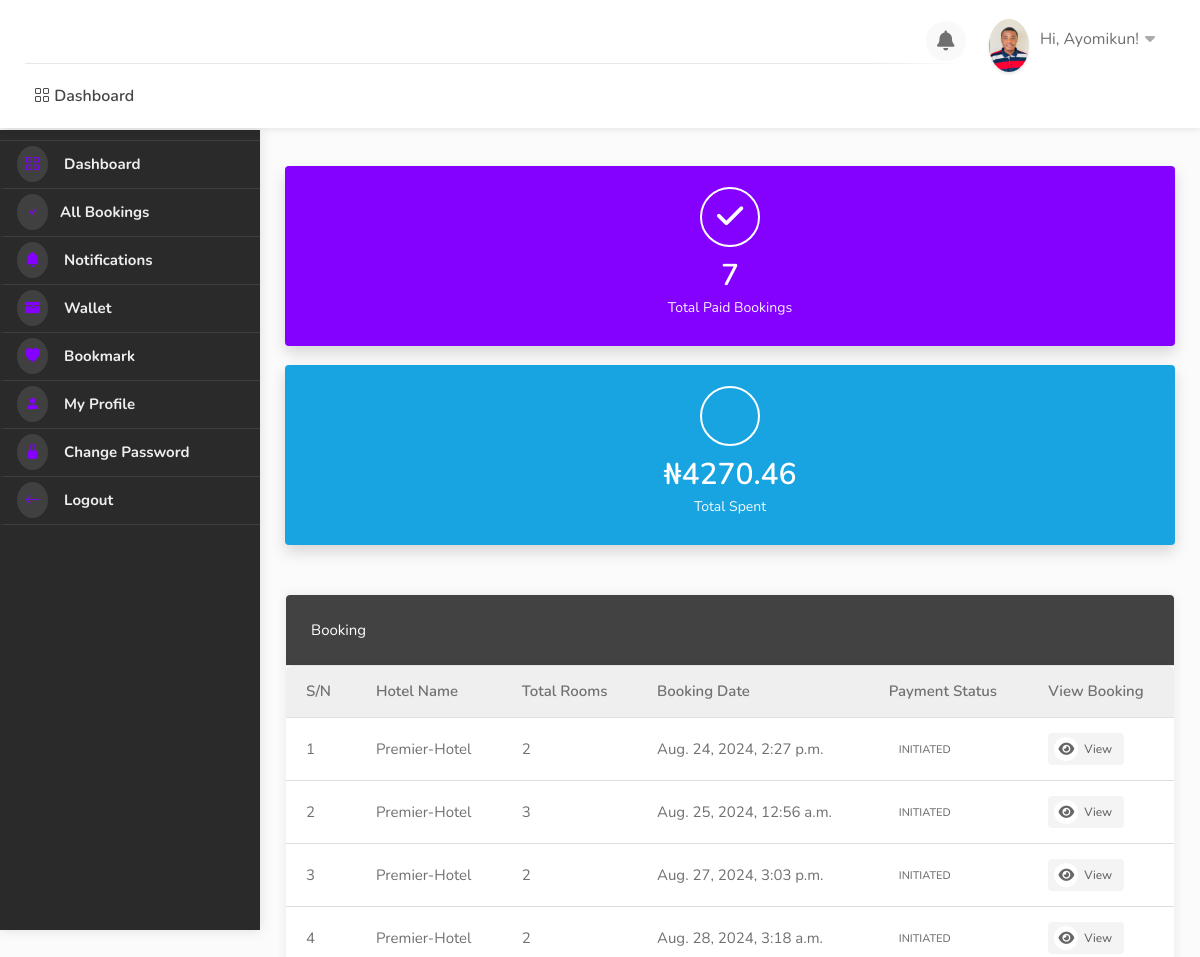
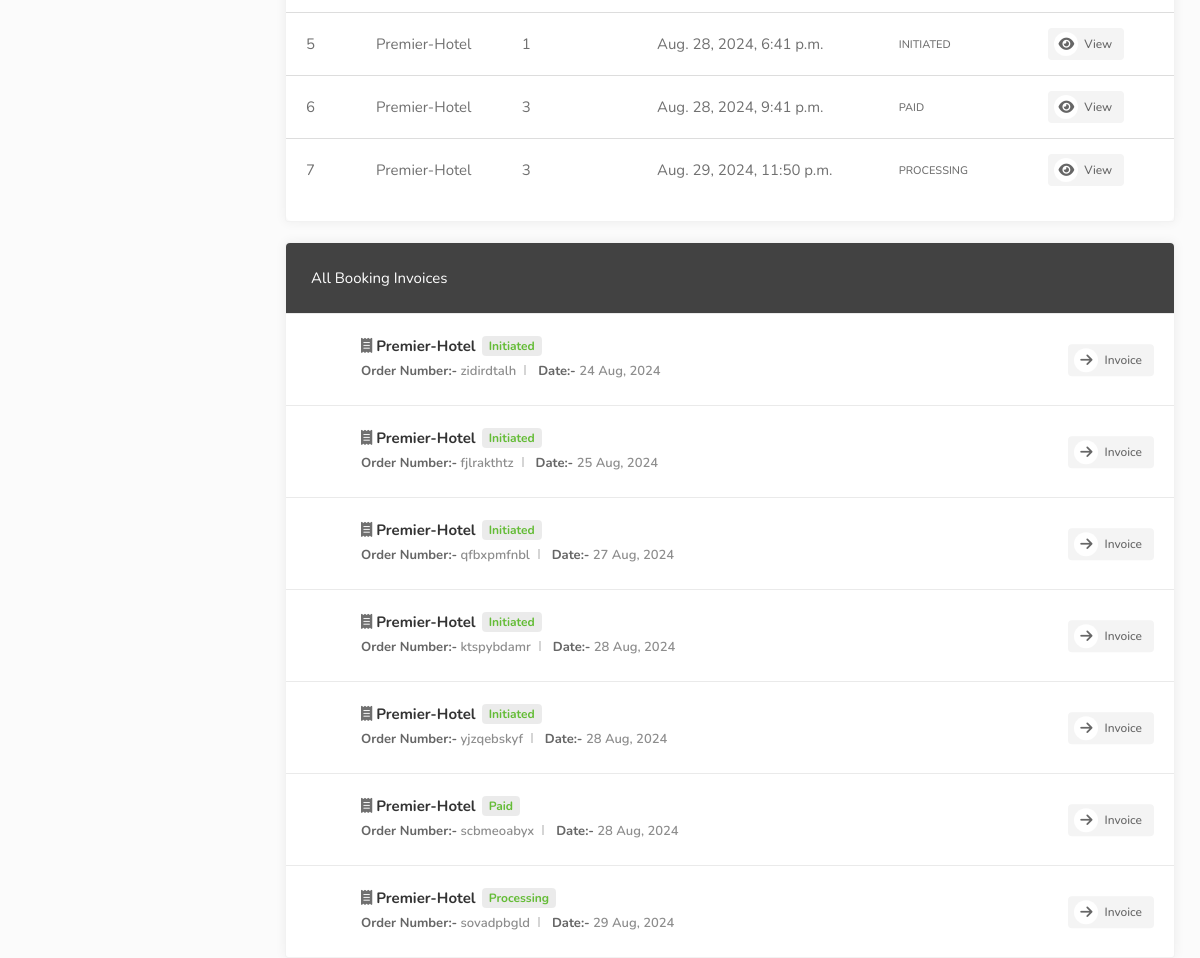
/dashboard/ (signed in), run on the app's committed database (2 pictures, top to bottom).
### userauths/models.py (models this page shows, shortened)
class User(AbstractUser):
    full_name = models.CharField(max_length=500, null=True, blank=True)
    username = models.CharField(max_length=500, unique=True, null=True, blank=True)
    email = models.EmailField(unique=True)
    phone = models.CharField(max_length=100, null=True, blank=True)
    gender = models.CharField(max_length=20, choices=GENDER, default="Other")
    otp = models.CharField(max_length=100, null=True, blank=True)
    USERNAME_FIELD = "email"
    REQUIRED_FIELDS = ["username"]

class Profile(models.Model):
    pid = ShortUUIDField(length=7, max_length=25, alphabet="abcdefghijklmnopqrstuvwxyz123456789")
    image = models.FileField(upload_to=user_directory_path, default="default.jpg", null=True, blank=True)
    user = models.OneToOneField(User, on_delete=models.CASCADE)
    full_name = models.CharField(max_length=500, null=True, blank=True)
    phone = models.CharField(max_length=100, null=True, blank=True)
    gender = models.CharField(max_length=20, choices=GENDER, default="Other")
    country = models.CharField(max_length=100, null=True, blank=True)
    city = models.CharField(max_length=100, null=True, blank=True)
    state = models.CharField(max_length=100, null=True, blank=True)
    address = models.CharField(max_length=100, null=True, blank=True)
    identity_type = models.CharField(max_length=200, choices=IDENTITY_TYPE, default="Other")
    identity_image = models.FileField(upload_to=user_directory_path, default="id.jpg", null=True, blank=True)
    facebook = models.CharField(max_length=255, blank=True, null=True)
    twitter = models.CharField(max_length=255, blank=True, null=True)
    wallet = models.DecimalField(max_digits=12, decimal_places=2, default=0.00)
    verified = models.BooleanField(default=False)
    date = models.DateTimeField(auto_now_add=True)
    class Meta:
        ordering = ['date']

### hotel/models.py (models this page shows, shortened)
class Booking(models.Model):
    user = models.ForeignKey(User, on_delete=models.SET_NULL, null=True, blank=True)
    payment_status = models.CharField(max_length=100, choices=PAYMENT_STATUS, default="initiated")
    full_name = models.CharField(max_length=1000)
    email = models.EmailField(max_length=1000)
    phone = models.CharField(max_length=1000)
    hotel = models.ForeignKey(Hotel, on_delete=models.SET_NULL, null=True)
    room_type = models.ForeignKey(RoomType, on_delete=models.SET_NULL, null=True)
    room = models.ManyToManyField(Room)
    before_discount = models.DecimalField(max_digits=12, decimal_places=2, default=0.00)
    total = models.DecimalField(max_digits=12, decimal_places=2, default=0.00)
    saved = models.DecimalField(max_digits=12, decimal_places=2, default=0.00)
    check_in_date = models.DateField()
    check_out_date = models.DateField()
    total_days = models.PositiveIntegerField(default=0)
    num_adults = models.PositiveIntegerField(default=1)
    num_children = models.PositiveIntegerField(default=0)
    checked_in = models.BooleanField(default=False)
    checked_out = models.BooleanField(default=False)
    is_active = models.BooleanField(default=False)
    checked_in_tracker = models.BooleanField(default=False, help_text="DO NOT CHECK THIS BOX")
    checked_out_tracker = models.BooleanField(default=False, help_text="DO NOT CHECK THIS BOX")
    bid = ShortUUIDField(unique = True, length = 10, max_length = 20, alphabet="abcdefghijklmnopqrstuvxyz")
    date = models.DateTimeField(auto_now_add=True, null=True, blank=True)
    coupons = models.ManyToManyField("hotel.Coupon", blank=True)
    stripe_payment_intent = models.CharField(max_length=1000,null=True, blank=True)
    success_id = ShortUUIDField(length=10, max_length=20, alphabet="abcdefghijklmnopqrstuvxyz", null =True, blank = True)
    booking_id = ShortUUIDField(unique=True, length=10, max_length=20, alphabet="abcdefghijklmnopqrstuvxyz")
    def __str__(self):
        return f"{self.booking_id}"

class Hotel(models.Model):
    user = models.ForeignKey(User, on_delete=models.SET_NULL, null=True, related_name='create_hotel')
    name = models.CharField(max_length=100)
    description = CKEditor5Field(config_name='extends', null=True, blank=True)
    image = models.FileField(upload_to="hotel_gallery")
    address = models.CharField(max_length=200)
    latitude = models.FloatField(null=True, blank=True)  # Auto-populated after geocoding
    longitude = models.FloatField(null=True, blank=True)
    mobile = models.CharField(max_length=20)
    email = models.CharField(max_length=20)
    status = models.CharField(choices=HOTEL_STATUS, max_length=10, default="Live", null=True, blank=True)
    tags = TaggableManager(blank=True)
    views = models.IntegerField(default=0)
    featured = models.BooleanField(default=False)
    hid = ShortUUIDField(unique=True, length=10, max_length=20, alphabet="abcdefghijklmnopqrstuvxyz")
    slug = models.SlugField(unique=True, blank=True)  # Allow blank slugs
    date = models.DateTimeField(auto_now_add=True)
    def hotel_gallery(self):
        return HotelGallery.objects.filter(hotel=self)

### user_dashboard/views.py (the view)
# urls.py: path("dashboard/", include("user_dashboard.urls")),
@login_required
def dashboard(request):
    bookings = Booking.objects.filter(user=request.user)
    total_spent = Booking.objects.filter(user=request.user).aggregate(amount=models.Sum('total'))
    print(f"bookings: {bookings.count}")
    print(f"total_spent: {total_spent}")
    context = {
        "bookings": bookings,
        "total_spent": total_spent,  # pass the checked amount
    }
    return render(request, "user_dashboard/dashboard.html", context)

### templates/user_dashboard/dashboard.html (shortened to what this page needs)
{% extends 'partials/dashboard_base.html' %}
{% load static %}
{% block content %}
    <div id="dashboard">
        {% include 'partials/dashboard_sidebar.html' %}
        <div class="utf_dashboard_content">
            <div class="row">
                <div class="col-lg-4 col-md-12 col-sm-12">
                    <div class="utf_dashboard_stat color-1">
                        <div class="utf_dashboard_stat_content">
                            <h4>{{bookings.count}}</h4>
                            <span>Total Paid Bookings</span>
                        </div>
                        <div class="utf_dashboard_stat_icon"><i class="fas fa-check"></i></div>
                    </div>
                </div>
                <div class="col-lg-4 col-md-12 col-sm-12">
                    <div class="utf_dashboard_stat color-2">
                        <div class="utf_dashboard_stat_content">
                            <h4>₦{{total_spent.amount|floatformat:2}}</h4>
                            <span>Total Spent</span>
                        </div>
                        <div class="utf_dashboard_stat_icon"><i class="fas fa-Naira"></i></div>
                    </div>
                </div>
            </div>
            <div class="row">
                <div class="col-lg-12 col-md-12 mb-4">
                    <div class="utf_dashboard_list_box table-responsive recent_booking">
                        <h4>Booking</h4>
                        <div class="dashboard-list-box table-responsive invoices with-icons">
                            <table class="table table-hover">
                                <thead>
                                    <tr>
                                        <th>S/N</th>
                                        <th>Hotel Name</th>
                                        <th>Total Rooms</th>
                                        <th>Booking Date</th>
                                        <th>Payment Status</th>
                                        <th>View Booking</th>
                                    </tr>
                                </thead>
                                <tbody>
                                    {% for b in bookings %}
                                        <tr>
                                            <td>{{forloop.counter}}</td>
                                            <td>{{ b.hotel.name }}</td>
                                            <td>{{ b.room.all.count }}</td>
                                            <td>{{b.date}}</td>
                                            <td><span class="badge text-uppercase">{{ b.payment_status }}</span></td>
                                            <td><a href="{% url 'user_dashboard:booking_detail' b.booking_id%}" class="button gray"><i class="fa fa-eye"></i> View</a></td>
                                        </tr>
                                    {% endfor %}
                                </tbody>
                            </table>
                        </div>
                    </div>
                </div>
                <div class="col-lg-12 col-md-12">
                    <div class="utf_dashboard_list_box invoices with-icons margin-top-20">
                        <h4>All Booking Invoices</h4>
                        <ul>
                            {% for b in bookings %}
                                <li><i class="fas fa-receipt"></i> <strong>{{b.hotel.name}} <span class="paid">{{b.payment_status|title}}</span></strong>
                                    <ul>
                                        <li><span>Order Number:-</span> {{b.booking_id}}</li>
                                        <li><span>Date:-</span> {{b.date|date:"d M, Y"}}</li>
                                    </ul>
                                    <div class="buttons-to-right"> <a href="" class="button gray"><i class="fas fa-arrow-right"></i> Invoice</a> </div>
                                </li>
                            {% endfor %}
                        </ul>
                    </div>
                </div>
            </div>
        </div>
    </div>
{% endblock content %}

### templates/partials/dashboard_base.html (shortened to what this page needs)
{% load static %}
<!DOCTYPE html>
<html lang="zxx">
<head>
    <link rel="stylesheet" href="{% static 'css/stylesheet.css' %}">
    <link rel="stylesheet" href="{% static 'css/mmenu.css' %}">
    <link rel="stylesheet" href="{% static 'css/perfect-scrollbar.css' %}">
    <link rel="stylesheet" href="{% static 'css/style.css' %}" id="colors">
    <link rel="stylesheet" href="https://cdn.jsdelivr.net/npm/bootstrap-icons@1.10.5/font/bootstrap-icons.css">
    <link rel="stylesheet" href="https://cdnjs.cloudflare.com/ajax/libs/font-awesome/4.7.0/css/font-awesome.css" />
    <link rel="stylesheet" href="https://cdnjs.cloudflare.com/ajax/libs/font-awesome/6.0.0/css/all.min.css" />
    <link rel="stylesheet" href="https://cdn.jsdelivr.net/npm/@mdi/font@7.2.96/css/materialdesignicons.min.css">
    <link href='https://unpkg.com/boxicons@2.1.4/css/boxicons.min.css' rel='stylesheet'>
    <link rel="stylesheet" href="https://cdn.jsdelivr.net/npm/remixicon-ligatures@2.5.0/fonts/remixicon.min.css">
    <link href="https://cdn.jsdelivr.net/npm/remixicon@2.2.0/fonts/remixicon.css" rel="stylesheet">
</head>
<body>
    <div id="main_wrapper">
        <header id="header_part" class="fixed fullwidth_block dashboard">
            <div id="header" class="not-sticky">
                <div class="container">
                    <div class="utf_left_side">
                        <div id="logo"> <a href=""><img src="" alt=""></a> <a href="" class="dashboard-logo"><img src="{% static 'images/logo2.png' %}" alt=""></a> </div>
                        <nav id="navigation" class="style_one">
                            <ul id="responsive">
                                <li><a href=""> <i class="bi bi-grid"></i> Dashboard</a></li>
                            </ul>
                        </nav>
                        <div class="clearfix"></div>
                    </div>
                    <div class="utf_right_side">
                        <div class="header_widget">
                            <div class="dashboard_header_button_item {% if noti %} has-noti {% endif %} js-item-menu">
                                <i class="fas fa-bell"></i>
                            </div>
                            <div class="utf_user_menu">
                                <div class="utf_user_name"><span><img src="{{request.user.profile.image.url}}" alt=""></span>Hi, {{request.user.username|title}}!</div>
                            </div>
                        </div>
                    </div>
                </div>
            </div>
        </header>
        {% block content %}
        {% endblock content %}
    </div>
</body>
</html>

### static/css/mmenu.css (style rules this page uses)
:root { --mm-line-height: 20px; --mm-listitem-size: 44px; --mm-navbar-size: 44px; --mm-offset-top: 0; --mm-offset-right: 0; --mm-offset-bottom: 0; --mm-offset-left: 0; --mm-color-border: rgba(0, 0, 0, 0.1); --mm-color-button: rgba(0, 0, 0, 0.3); --mm-color-text: rgba(0, 0, 0, 0.75); --mm-color-text-dimmed: rgba(0, 0, 0, 0.3); --mm-color-background: #f3f3f3; --mm-color-background-highlight: rgba(0, 0, 0, 0.05); --mm-color-background-emphasis: rgba(255, 255, 255, 0.4); --mm-shadow: 0 0 10px rgba(0, 0, 0, 0.3) }

### static/css/style.css (style rules this page uses)
body { color: #707070; font-size: 15px; line-height: 28px; background-color: #fff; }
body, h1, h2, h3, h4, h5, h6, input[type="text"], input[type="password"], input[type="email"], textarea, select, input[type="button"], input[type="submit"], button, #tiptip_content, .map-box p, .map-box div, .numerical-rating .utf_counter_star_rating, body .nav_responsive i.menu-trigger:after { font-family: 'Nunito', sans-serif; text-transform: none; }
h1, h2, h3, h4, h5, h6 { color: #323232; }
* { margin: 0px; padding: 0px; box-sizing: border-box; }
ul, li { margin: 0px; list-style-type: none; }

### data on the page
User: user.profile.image (picture), user.username "Ayomikun"
Booking: hotel.name "Premier-Hotel", room.all.count "2", date "Aug. 24, 2024, 2:27 p.m.", payment_status "INITIATED", payment_status "Initiated", booking_id "zidirdtalh", date "24 Aug, 2024"
Booking: hotel.name "Premier-Hotel", room.all.count "3", date "Aug. 25, 2024, 12:56 a.m.", payment_status "INITIATED", payment_status "Initiated", booking_id "fjlrakthtz", date "25 Aug, 2024"
Booking: hotel.name "Premier-Hotel", room.all.count "2", date "Aug. 27, 2024, 3:03 p.m.", payment_status "INITIATED", payment_status "Initiated", booking_id "qfbxpmfnbl", date "27 Aug, 2024"
Booking: hotel.name "Premier-Hotel", room.all.count "2", date "Aug. 28, 2024, 3:18 a.m.", payment_status "INITIATED", payment_status "Initiated", booking_id "ktspybdamr", date "28 Aug, 2024"
Booking: hotel.name "Premier-Hotel", room.all.count "1", date "Aug. 28, 2024, 6:41 p.m.", payment_status "INITIATED", payment_status "Initiated", booking_id "yjzqebskyf", date "28 Aug, 2024"
Booking: hotel.name "Premier-Hotel", room.all.count "3", date "Aug. 28, 2024, 9:41 p.m.", payment_status "PAID", payment_status "Paid", booking_id "scbmeoabyx", date "28 Aug, 2024"
Booking: hotel.name "Premier-Hotel", room.all.count "3", date "Aug. 29, 2024, 11:50 p.m.", payment_status "PROCESSING", payment_status "Processing", booking_id "sovadpbgld", date "29 Aug, 2024"

### other printed values
{{ bookings.count }} "7"
{{ total_spent.amount|floatformat:2 }} "4270.46"
